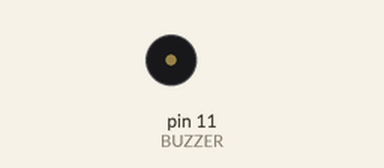
Recording of a sketch running on a simulated Arduino Uno, built with avr-gcc and run on an emulated ATmega328P. Parts: buzzer (waves = sounding).

Above: at 0.1 s.
At 2.1 s:
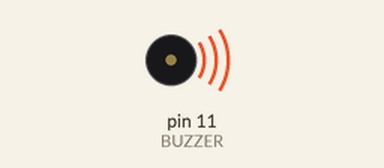
Timing chart, 0 to 3.6 s (numbered marks = the images above):
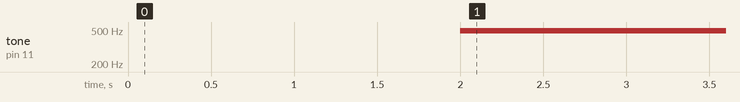

The sketch:

Buzzer.ino
```cpp
/*
  Buzzer

  11.pin'e bağlı buzzer'ın kademeli şiddetlerde öttürülmesi gerçekleştirilmiştir.

  Düzenleme 26.12.2020 - Uğur Koyun
  Düzenleme 29.12.2020 - Yusuf Enes TATAR


  Bu örnek kod PHOTON TECHNOLOGY tarafından kamuya sunulmuştur.

  https://github.com/PhotonTechnologyCodeSpace/Alpha-Board

*/

// Buzzer için pin tanımlaması yapıldı.
#define BUZZER 11

void setup() {
  // Buzzer çıkış olarak ayarlandı.
  pinMode(BUZZER, OUTPUT);
}

void loop() {
  // Buzzer'a giden voltaj kademeli olarak artırılıyor.
  for(int siddet=0;siddet<=10;siddet++) //Şiddet adında bir değişken tanımlandı.
  {
    analogWrite(BUZZER,siddet); // Buzzer'ın voltaj değeri şiddet değişkeni ile orantılı bir şekilde artıyor.
    delay(1000);                // 1 saniye bekleme
    analogWrite(BUZZER,0);      // buzzer'ı susturuldu
    delay(1000);                // 1 saniye bekleme
  }
}
```

Measured:
- by itself, tone on pin 11 (BUZZER): silent → 490 Hz at 2.0 s
